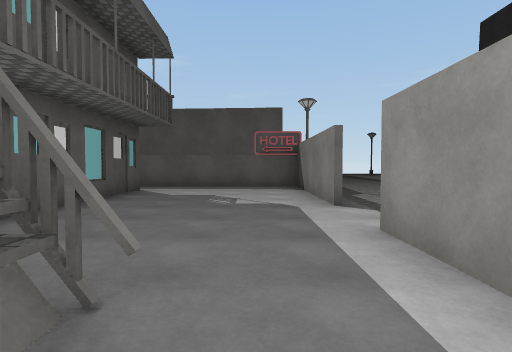
[1] (above)

24 first-person views from a walk through a 3-D level made in the Unity game engine. The camera is 1.3 m above the floor, tilts 2° down and sees 80° across. The floor is counted in squares, 2 m on a side. Each view is taken from the middle of a square. On the plan, view 1 faces up. The plan holds only what a view shows up to about 10 squares ahead; the rest is blank. The place goes on beyond the plan. The player is left out. Some animated figures are left out. Door leaves are left out, so doorways stand open. Some surface patterns are stand-ins.

[2]
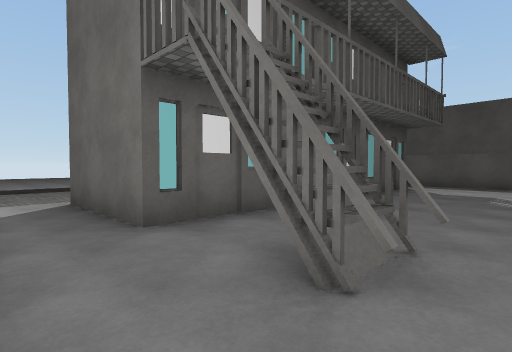

[3]
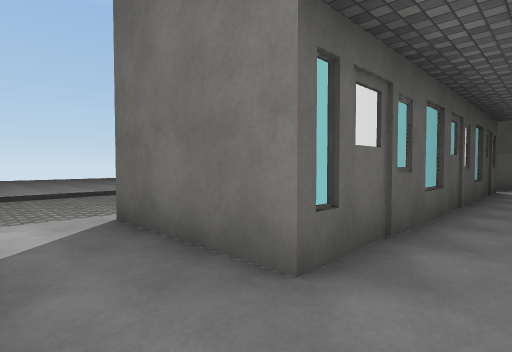

[4]
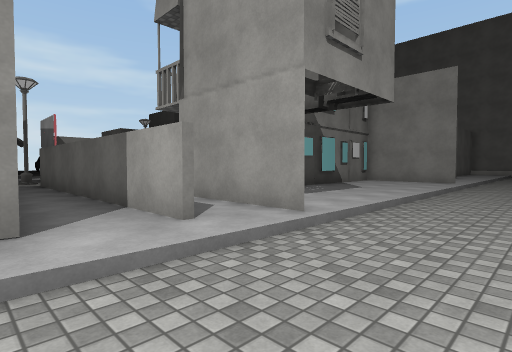

[5]
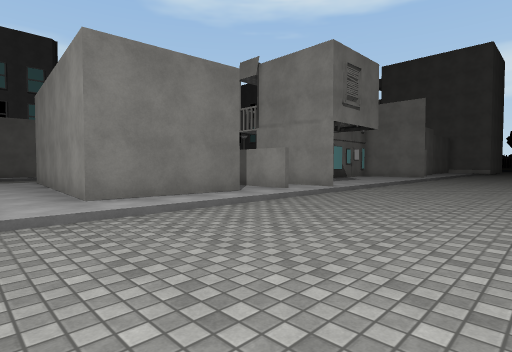

[6]
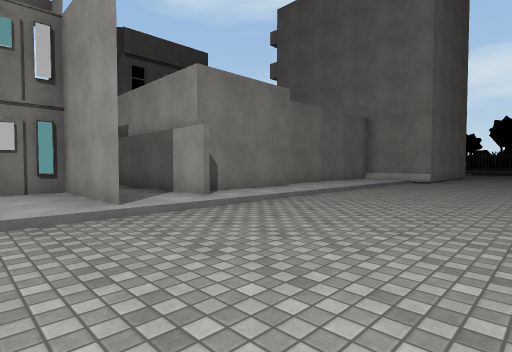

[7]
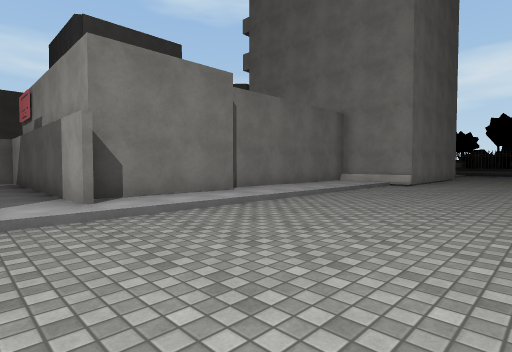

[8]
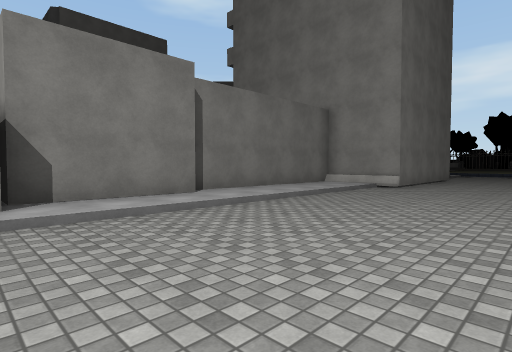

[9]
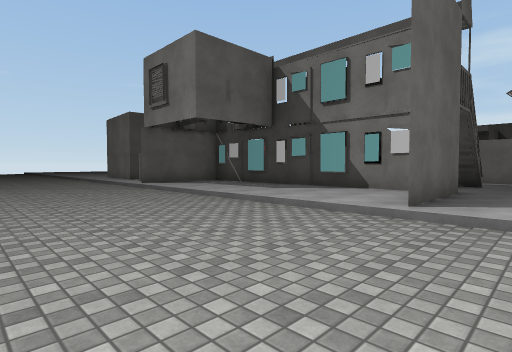

[10]
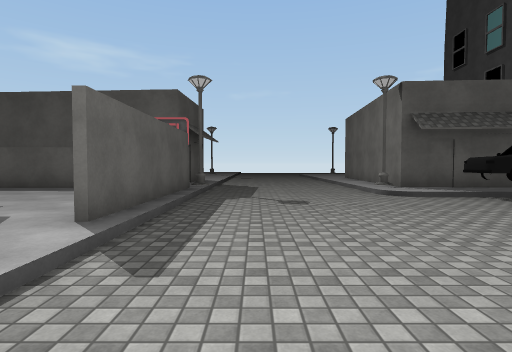

[11]
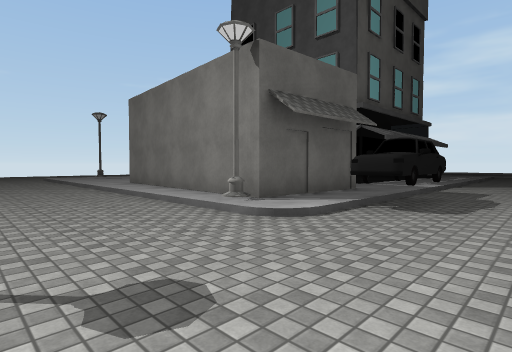

[12]
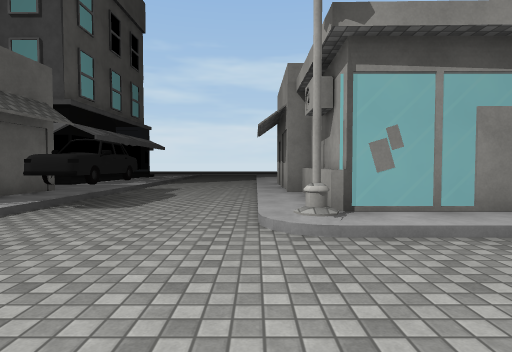

[13]
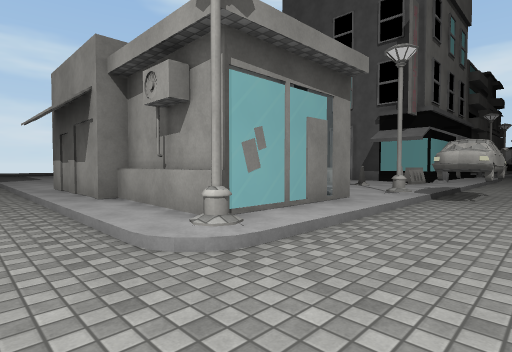

[14]
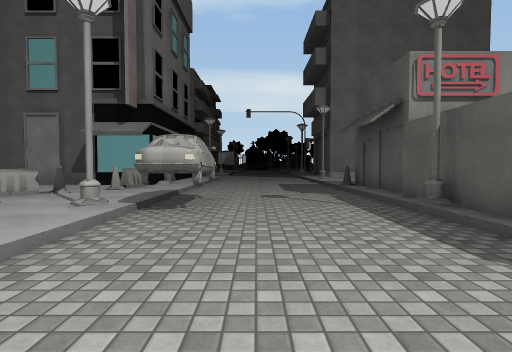

[15]
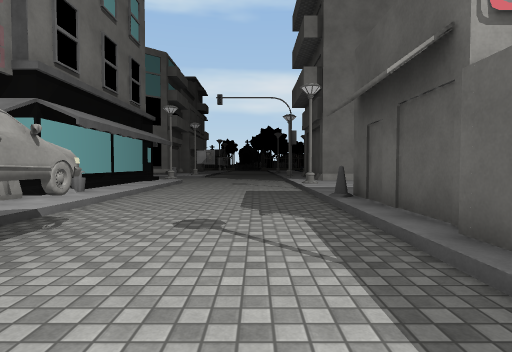

[16]
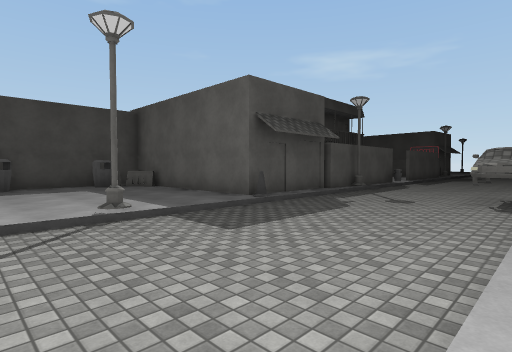

[17]
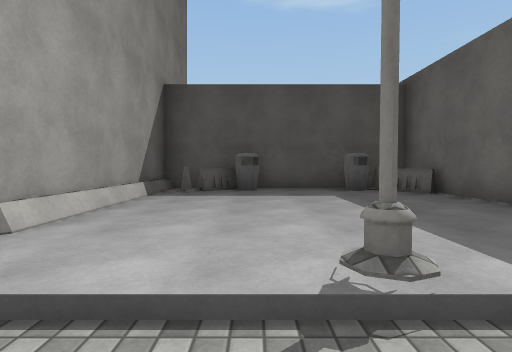

[18]
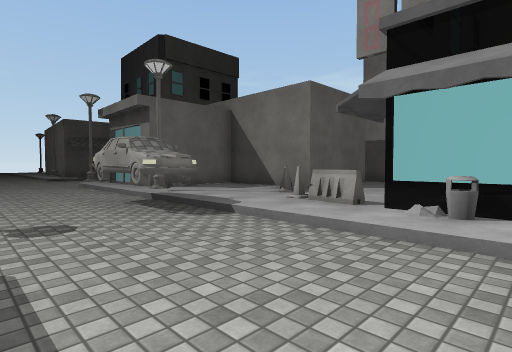

[19]
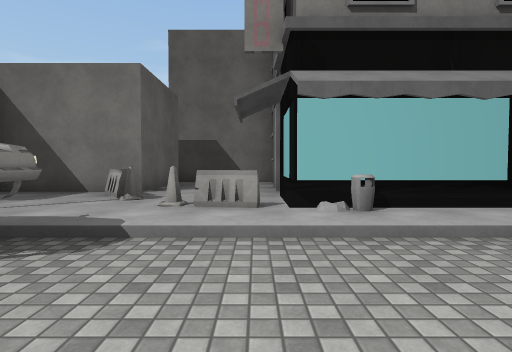

[20]
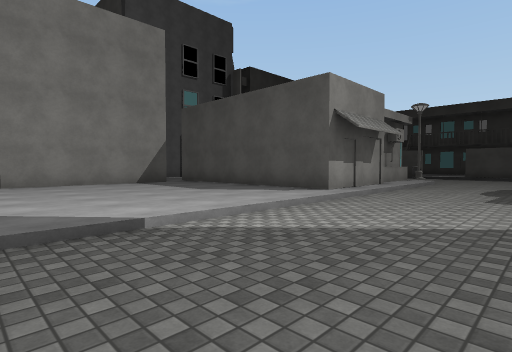

[21]
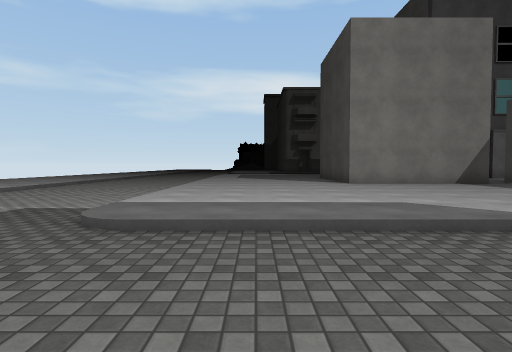

[22]
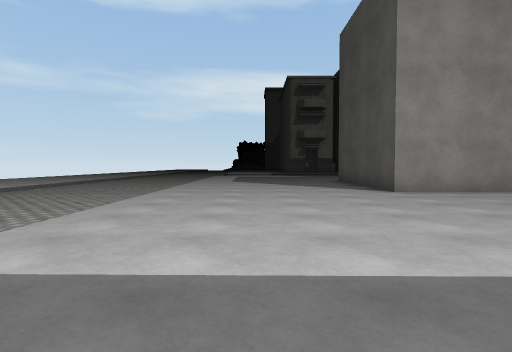

[23]
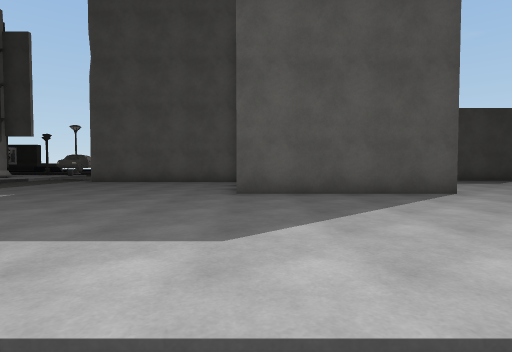

[24]
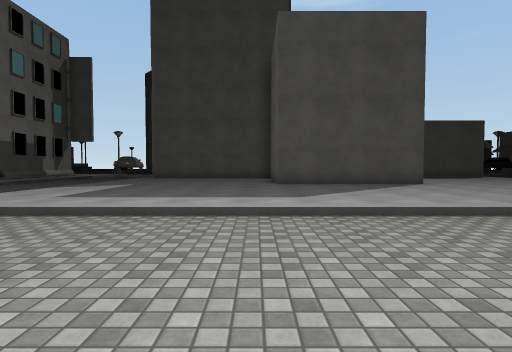

### Floor plan
Key: @ floor where view 1 was taken; # wall or solid block; x gap in a wall; . main floor; - floor 0.25 m lower than the main floor; / step, stairs or slope; = window, fence, low wall or low ledge; O other object.
Columns run from 10 left of view 1 to 27 right of it. Each row starts with its distance up from view 1.
 15 /---/.        --.#
 14 /---/.......  --.#
 13 /---/#######  --.#
 12 /---/#     #----.#
 11 /---/#      ----.#
 10 /---/.......#---.###....
  9  ---/#######----.........
  8  ---/OOO...#------##--------- -
  7  ---/..O...#--------------------
  6  ---/..#...#---------------------
  5  ---/..O...#----/////////////////-
  4 /---/..O....----#######........./--
  3 /---/..O...#----.=##  #........./--
  2 /---/..O...#----.#### #........./---
  1 /---/..O.#.#----....# #........./---/
  0 /---/OO#..@#---##...# #........./---/.
 -1 /---/##....#---#....###........./---/.
 -2 /---/.######---#..=....#####..../---/.
 -3 /---/.#    #----.=.....#   #..../---/.
 -4 /---/.######----.x.....#   #..../---/.
 -5 /---/.#=....----.#######  ##..../---/.
 -6 /---/.#.....----.#     #......../---/
 -7  ---/.#.....#---.#     #......../---
 -8  ---/.#.....----.#     #......../--
 -9  ---/.#=....----.#     #......../-
-10  ---#######.           #......../

Where each view was taken, in squares from view 1:
view 1: 0 up, 0 right, facing up
view 2: 1 down, 0 right, facing up-left
view 3: 1 down, 2 left, facing up-left
view 4: 11 up, 8 left, facing down-right
view 5: 15 up, 10 left, facing down-right
view 6: 2 up, 10 left, facing down-right
view 7: 0 up, 10 left, facing down-right
view 8: 1 down, 10 left, facing down-right
view 9: 1 down, 10 left, facing up-right
view 10: 2 up, 3 right, facing up
view 11: 6 up, 3 right, facing up-right
view 12: 5 up, 3 right, facing right
view 13: 6 up, 4 right, facing down-right
view 14: 4 up, 4 right, facing down
view 15: 1 up, 3 right, facing down
view 16: 9 down, 6 right, facing up-left
view 17: 8 down, 3 right, facing left
view 18: 6 down, 3 right, facing up-right
view 19: 4 down, 3 right, facing right
view 20: 8 up, 18 right, facing down-left
view 21: 8 up, 20 right, facing down
view 22: 5 up, 20 right, facing down
view 23: 5 down, 23 right, facing left
view 24: 6 down, 26 right, facing left
